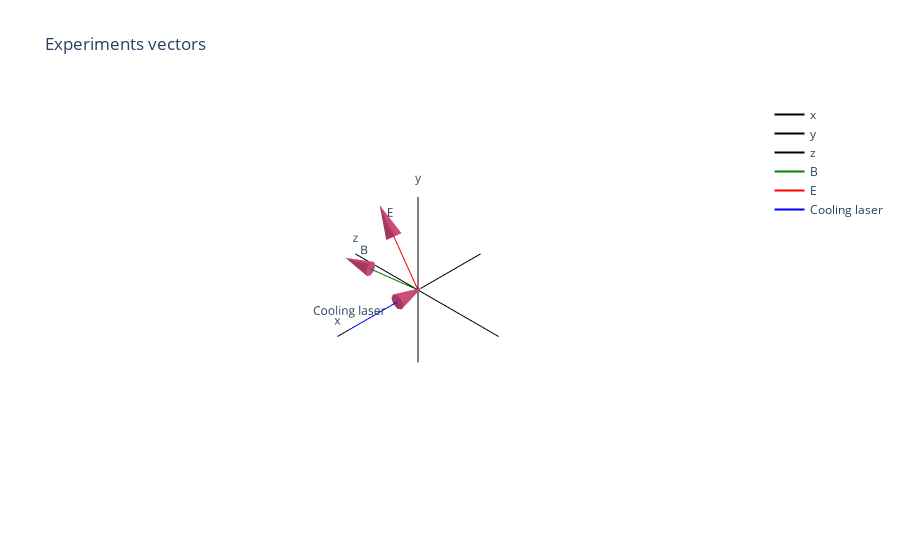

The cell this chart's notebook holds for it:
### Markdown cell above
We now hope to calculate the actual vector $\hat{B}$ from the curvefit algorithm. The ion_model package contains a PolarVector class which can be used to define a polar vector, along with methods for converting to cartesian coordinates and calculating the angle between two vectors. Polar vector is defined using conventional spherical polar coordinates

<p align="center">
<img src="img/SphericalCoordinates_1201.png" height="300">
</p>

PolarVector's have built in manipulation methods including

- self.update ; args: r, theta, phi ; update the radius, theta and phi of the vector with new values
- self.rotate_theta_by ; args: radians ; change the angle of theta by an angle
- self.rotate_phi_by ; args: radians ; change the angle of phi by an angle
- self.change_mag ; args: length ; change radius by a length
- self.convert_to_cartesian ; None ; Convert polar to cartesian
- self.rotate_about_x ; args: theta ; Rotate vector about x axis
- self.rotate_about_y ; args: theta ; Rotate vector about y axis
- self.rotate_about_z ; args: theta ; Rotate vector about z axis
- self.translate ; args: translate ; Translates vector in cartesian coordinates by a translation vector
- self.flip ; None ; flips the vector (this needs to be characterised)

### Code cell
from ion_model import PolarVector, CartVector
import numpy as np
from plotly_wrapper import VectorPlot
from pprint import pprint

B = PolarVector(1, np.pi/8, np.pi/12)
E = PolarVector(1, np.pi/2, np.arccos(1/np.sqrt(3)))
laser_pointing = PolarVector(1, 0, np.pi/2)


laser_pointing.flip()
laser_pointing.translate(np.array([[0.3, 0.3], [0, 0], [0, 0]]))
vp = VectorPlot()
# vp.add_arc_between_vecs(B, E, line={"color": "purple"}, name="θBE", mode="lines+text", text=["θBE"])
vp.add_vector({'B': B, "E": E, "Cooling laser": laser_pointing},
               {"B": {"line": {"color": "green"}, "text": ["", "B"]}, 
                "E": {"line": {"color": "red"}, "text": ["", "E"]},
                "Cooling laser": {"line": {"color": "blue"}, "text": ["Cooling laser", ""]}})

vp.align_vectors_with_experiment()
vp.prepare_plot()
fig = vp.plot(title="Experiments vectors")

fig.show()

### Figure 1 — Plotly figure (JSON) as saved in the notebook; plotly's stock layout.template omitted (floating-point values rounded to 4 significant figures)
{"data": [{"line": {"color": "black"}, "mode": "lines+text", "name": "x", "text": ["", "x"], "type": "scatter3d", "x": [-1.5, 1.5], "y": [0, -1.837e-16], "z": [0, 1.125e-32]}, {"line": {"color": "black"}, "mode": "lines+text", "name": "y", "text": ["", "y"], "type": "scatter3d", "x": [0, 1.837e-16], "y": [-9.185e-17, -9.185e-17], "z": [-1.5, 1.5]}, {"line": {"color": "black"}, "mode": "lines+text", "name": "z", "text": ["", "z"], "type": "scatter3d", "x": [0, 0], "y": [1.5, -1.5], "z": [-9.185e-17, 9.185e-17]}, {"line": {"color": "green"}, "mode": "lines+text", "name": "B", "text": ["", "B"], "type": "scatter3d", "x": [0, 0.2391], "y": [0, -0.9659], "z": [0, 0.09905]}, {"showscale": false, "sizemode": "absolute", "sizeref": 0.5, "type": "cone", "u": [0.2391], "v": [-0.9659], "w": [0.09905], "x": [0.2391, 0], "y": [-0.9659, 0], "z": [0.09905, 0]}, {"line": {"color": "red"}, "mode": "lines+text", "name": "E", "text": ["", "E"], "type": "scatter3d", "x": [0, 5e-17], "y": [0, -0.5774], "z": [0, 0.8165]}, {"showscale": false, "sizemode": "absolute", "sizeref": 0.5, "type": "cone", "u": [5e-17], "v": [-0.5774], "w": [0.8165], "x": [5e-17, 0], "y": [-0.5774, 0], "z": [0.8165, 0]}, {"line": {"color": "blue"}, "mode": "lines+text", "name": "Cooling laser", "text": ["Cooling laser", ""], "type": "scatter3d", "x": [1.3, 0.3], "y": [-6.123e-17, 0], "z": [3.749e-33, 0]}, {"showscale": false, "sizemode": "absolute", "sizeref": 0.5, "type": "cone", "u": [-1], "v": [6.123e-17], "w": [-3.749e-33], "x": [0.3, 1.3], "y": [0, -6.123e-17], "z": [0, 3.749e-33]}], "layout": {"scene": {"xaxis": {"visible": false}, "yaxis": {"visible": false}, "zaxis": {"visible": false}}, "title": {"text": "Experiments vectors"}}}
